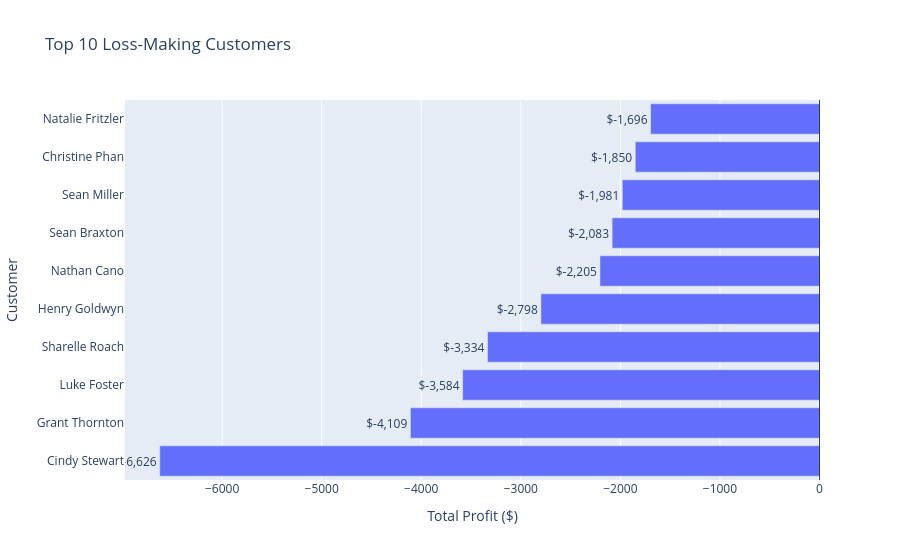

Notebook cell for this chart:
### Markdown cell above
# Top Loss-Making Customers

### Code cell
fig = px.bar(
    customer_loss_df.sort_values("profit"),
    x="profit",
    y="customer_name",
    orientation="h",
    text="profit",
    title="Top 10 Loss-Making Customers"
)

fig.update_traces(
    texttemplate="$%{text:,.0f}",
    textposition="outside"
)

fig.add_vline(
    x=0,
    line_width=1
)

fig.update_layout(
    xaxis_title="Total Profit ($)",
    yaxis_title="Customer"
)

fig.show()

### Figure 1 — Plotly figure (JSON) as saved in the notebook; plotly's stock layout.template omitted (floating-point values rounded to 4 significant figures)
{"data": [{"hovertemplate": "profit=%{text}<br>customer_name=%{y}<extra></extra>", "legendgroup": "", "marker": {"color": "#636efa", "pattern": {"shape": ""}}, "name": "", "orientation": "h", "showlegend": false, "text": [-6626.0, -4109.0, -3584.0, -3334.0, -2798.0, -2205.0, -2083.0, -1981.0, -1850.0, -1696.0], "textposition": "outside", "texttemplate": "$%{text:,.0f}", "type": "bar", "x": [-6626.0, -4109.0, -3584.0, -3334.0, -2798.0, -2205.0, -2083.0, -1981.0, -1850.0, -1696.0], "xaxis": "x", "y": ["Cindy Stewart", "Grant Thornton", "Luke Foster", "Sharelle Roach", "Henry Goldwyn", "Nathan Cano", "Sean Braxton", "Sean Miller", "Christine Phan", "Natalie Fritzler"], "yaxis": "y"}], "layout": {"barmode": "relative", "legend": {"tracegroupgap": 0}, "shapes": [{"line": {"width": 1}, "type": "line", "x0": 0, "x1": 0, "xref": "x", "y0": 0, "y1": 1, "yref": "y domain"}], "title": {"text": "Top 10 Loss-Making Customers"}, "xaxis": {"anchor": "y", "domain": [0, 1], "title": {"text": "Total Profit ($)"}}, "yaxis": {"anchor": "x", "domain": [0, 1], "title": {"text": "Customer"}}}}
